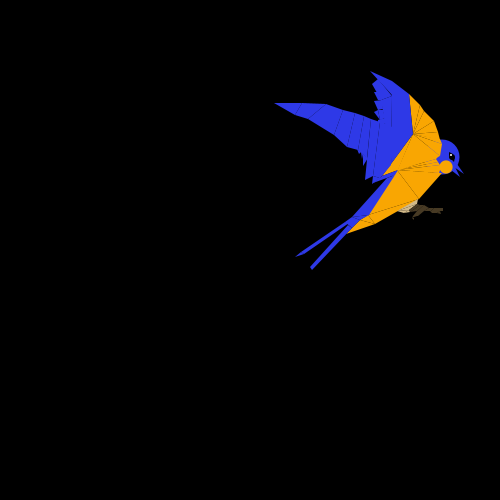
Frame 1 (no input)
Frame 60 (the mouse pressed at the canvas centre just before this capture): identical to frame 1, image omitted
Frame 120 (the mouse held since frame 60 and released just before this capture): identical to frame 1, image omitted

The Processing sketch that drew this single still picture (run headless with seeded random() and noise(); from frame 60 on, the mouse is pressed at the canvas centre):

// Processing sketch: Birdie
// ── Birdie.pde
color birdieWingB = color(46,57,231);
color birdieWingG = color(249,166,2);
color ground = 0;
int birdX = 0;
void setup() {
  size(500,500);
  
}

void draw() {
  background(color(255,255,255));
  //Creating background
  noStroke();
  fill(0);
  rect(0,0,792,310);
  fill(ground);
  rect(0,310,792,305);
  
  //Birdie Start
  fill(birdieWingB);
  noStroke();
  circle(442+birdX,157,35);
  //Eye
  fill(0);
  circle(452,157,6);
  triangle(449,156,453,154,449,152);
  triangle(451,159,455,157,454,162);
  fill(255,255,255);
  circle(451,155,2);
  //Beak
  fill(birdieWingB);
  triangle(457,164,454,167,464,174);
  triangle(455,167,451,170,460,177);
  //Chin thing
  fill(birdieWingG);
  circle(446,167,13.25);
  //Wing 1- Gold
  triangle(420,105,413,134,409,94);
  triangle(420,105,413,134,424,111);
  triangle(434,121,413,134,424,111);
  triangle(434,121,413,134,438,132);
  triangle(440,140,413,134,438,132);
  triangle(413,134,398,170,382,176);
  triangle(442,144,440,156,413,134);
  triangle(440,139,442,144,413,134);
  triangle(413,134,440,156,397,171);
  triangle(440,165,440,170,397,170);
  triangle(440,170,439,173,397,170);
  triangle(440,155,436,159,397,170);
  triangle(436,159,438,162,397,170);
  triangle(440,165,438,162,397,170);
  triangle(397,170,419,199,442,173);
  triangle(419,199,397,170,368,215);
  triangle(368,215,375,224,419,199);
  triangle(368,215,375,224,360,220);
  triangle(346,234,375,224,360,220);
  
  //Birdie's Feet
  fill(211,186,137);
  triangle(418,199,397,211,417,204);
  triangle(417,204,409,210,397,211);
  triangle(397,211,409,210,404,213);
  triangle(404,213,410,212,409,210);
  fill(71,58,36); 
  quad(409,210,417,204,420,205,410,212);
  quad(410,212,417,211,424,205,420,205);
  quad(417,211,424,211,429,208,424,205);
  quad(424,211,431,211,434,208,429,208);
  quad(431,211,434,208,440,208,440,211);
  quad(440,208,443,208,443,211,440,211);
  quad(430,211,440,211,437,213,432,213);
  triangle(440,211,437,213,441,214);
  quad(413,216,418,216,424,211,417,211);
  quad(417,216,413,216,412,218,414,217);
  triangle(412,218,414,218,414,220); 
  
  //Tail
  fill(birdieWingB);
  quad(352,217,360,220,352,228,345,222);
  quad(345,222,349,223,304,254,301,252);
  triangle(295,257,304,254,301,252);
  quad(348,225,352,228,312,270,310,267);
  triangle(352,217,360,220,369,215);
  quad(369,215,352,217,387,178,395,175);
  
  //Back
  quad(395,175,398,170,382,176,373,183);
  quad(392,81,391,164,413,134,409,94);
  quad(391,157,391,165,382,176,378,179);
  triangle(370,71,392,95,392,81);
  
  //First Wing
  quad(381,100,372,84,378,79,392,96);
  quad(374,92,377,92,382,100,378,100);
  triangle(392,96,381,100,391,157);
  quad(378,120,385,118,386,124,378,122);
  quad(380,120,378,110,383,110,385,118);
  triangle(380,120,378,110,374,112);
  quad(374,101,378,110,383,109,382,100);
  
  //Other Wing
  quad(380,121,396,129,396,151,380,178);
  quad(380,178,373,176,372,184,379,179);
  triangle(380,122,380,178,373,176);
  quad(365,180,373,176,380,122,371,119);
  quad(367,158,358,150,364,116,371,119);
  quad(347,147,358,150,364,116,355,113);
  quad(334,135,343,110,355,113,347,147);
  quad(308,119,326,104,343,110,334,135);
  quad(295,115,302,103,326,104,308,119);
  triangle(295,115,302,103,274,103);
  triangle(363,154,368,158,363,166);
  triangle(361,152,363,154,362,159);
  triangle(357,149,361,152,359,154);
  //Birdie Complete
}
